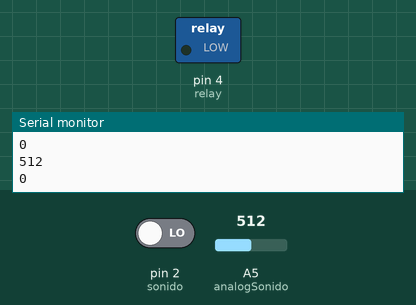
Recording of a sketch running on a simulated Arduino Uno, built with avr-gcc and run on an emulated ATmega328P. Parts: switched loads named in the sketch (green lamp = pin HIGH), the last lines printed to the serial monitor. The test bench sets the inputs (shaded band); at power-on: pin 2 (sonido) LOW, A5 (analogSonido) = 512.

Above: at 2.3 s.
2.4 s: pin 2 (sonido) driven HIGH
At 4.2 s:
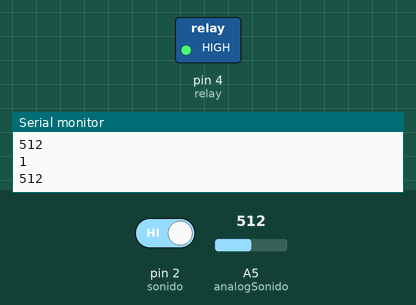
7.6 s: pin 2 (sonido) driven LOW
At 7.6 s:
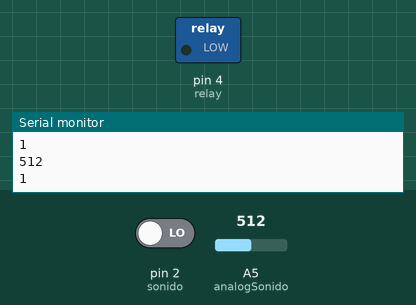
Timing chart, 0 to 10.6 s (numbered marks = the images above; inputs shaded):
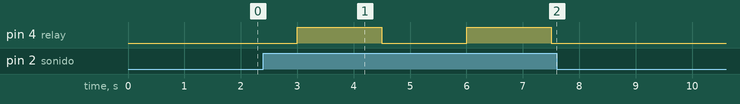

Measured:
- after the input at 2.4 s, pin 4 (relay): alternates HIGH for 1.5 s and LOW for 1.5 s, starting after 0.60 s
- after the input at 7.6 s, pin 4 (relay): stops changing and stays LOW

The sketch:

Apagador.ino
```cpp
#define sonido 2
#define analogSonido A5
#define relay 4
int valor=0;

void setup() {
 pinMode(sonido,INPUT);
 pinMode(relay,OUTPUT);
 Serial.begin(9600);
}

void loop() {
  if (digitalRead(sonido)==HIGH){
    digitalWrite(relay,HIGH);
    valor= valor +1;
  }
  if (valor==2){
    digitalWrite(relay,LOW);
    valor=0;
  }
 Serial.println(digitalRead(sonido));
 delay(1000);
 Serial.println(analogRead(analogSonido));
 delay(500);
}
```
